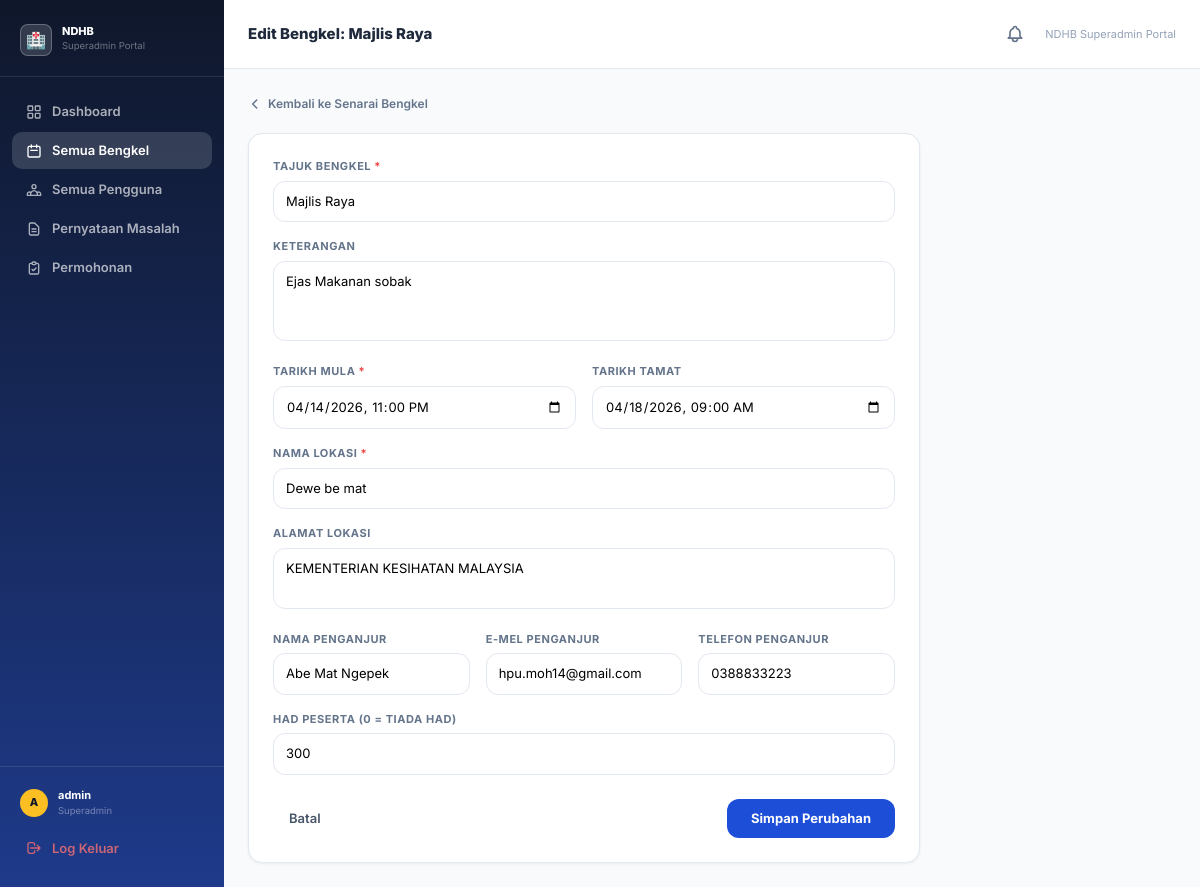
Screenshot of /superadmin/bengkel/4/edit/ (signed in) with the database file from the repository.
### bengkel/models.py (models this page shows, shortened)
class Bengkel(models.Model):
    title             = models.CharField(max_length=255)
    description       = models.TextField(blank=True)
    tarikh            = models.DateTimeField()
    tarikh_tamat      = models.DateTimeField(null=True, blank=True)
    lokasi_nama       = models.CharField(max_length=300)
    lokasi_alamat     = models.TextField(blank=True)
    organizer_nama    = models.CharField(max_length=200)
    organizer_email   = models.EmailField(blank=True)
    organizer_telefon = models.CharField(max_length=30, blank=True)
    video_ucapan_url  = models.URLField(blank=True)   # alu-aluan / welcome speech
    video_arah_url    = models.URLField(blank=True)   # directions to hall
    had_peserta       = models.PositiveIntegerField(default=0)  # 0 = no limit
    reg_token         = models.UUIDField(default=uuid.uuid4, unique=True, editable=False)
    reg_enabled       = models.BooleanField(default=False)
    reg_had           = models.PositiveIntegerField(default=0)  # 0 = no extra cap
    created_by        = models.ForeignKey(
        User, on_delete=models.SET_NULL, null=True, related_name="bengkel_dicipta"
    )
    created_at  = models.DateTimeField(auto_now_add=True)
    updated_at  = models.DateTimeField(auto_now=True)
    class Meta:
        ordering         = ["-tarikh"]
        verbose_name     = "Bengkel"
        verbose_name_plural = "Senarai Bengkel"

### superadmin_portal/views.py (the view, shortened to what this page needs)
# urls.py: path("bengkel/<int:bid>/edit/",          views.edit_bengkel,           name="edit_bengkel"),
@login_required
def edit_bengkel(request, bid):
    if not request.user.is_superuser:
        return redirect("home")
    import datetime as _dt
    from django.utils import timezone as _tz
    b = get_object_or_404(Bengkel, pk=bid)
    return render(request, "superadmin/edit_bengkel.html", {
        "b": b,
        "pending_permohonan": _pending_count(),
    })

### superadmin_portal/views.py (called while the page is built)
def _pending_count():
    return PenganjurRequest.objects.filter(status="pending").count()

### templates/superadmin/edit_bengkel.html (shortened to what this page needs)
{% extends "superadmin/base.html" %}
{% block nav_bengkel %}active{% endblock %}
{% block page_title %}Edit Bengkel: {{ b.title }}{% endblock %}
{% block content %}
<div class="max-w-2xl">
  <a href="{% url 'superadmin:semua_bengkel' %}"
     class="inline-flex items-center gap-1.5 text-[12px] text-slate-500 hover:text-slate-700 mb-5 font-semibold">
    <svg class="w-3.5 h-3.5" fill="none" stroke="currentColor" stroke-width="2.5" viewBox="0 0 24 24"><path stroke-linecap="round" stroke-linejoin="round" d="M15 19l-7-7 7-7"/></svg>
    Kembali ke Senarai Bengkel
  </a>
  <div class="card p-6">
    <form method="post">
      <div class="mb-4">
        <label class="block text-[11px] font-bold uppercase tracking-wider text-slate-500 mb-1.5">Tajuk Bengkel <span class="text-red-500">*</span></label>
        <input type="text" name="title" value="{{ b.title }}" required
               class="w-full px-3 py-2.5 rounded-xl text-[13px] border border-slate-200 focus:outline-none focus:border-blue-400 focus:ring-2 focus:ring-blue-100" />
      </div>
      <div class="mb-4">
        <label class="block text-[11px] font-bold uppercase tracking-wider text-slate-500 mb-1.5">Keterangan</label>
        <textarea name="description" rows="3"
                  class="w-full px-3 py-2.5 rounded-xl text-[13px] border border-slate-200 focus:outline-none focus:border-blue-400 focus:ring-2 focus:ring-blue-100 resize-none">{{ b.description }}</textarea>
      </div>
      <div class="grid grid-cols-2 gap-4 mb-4">
        <div>
          <label class="block text-[11px] font-bold uppercase tracking-wider text-slate-500 mb-1.5">Tarikh Mula <span class="text-red-500">*</span></label>
          <input type="datetime-local" name="tarikh"
                 value="{{ b.tarikh|date:'Y-m-d' }}T{{ b.tarikh|date:'H:i' }}"
                 required
                 class="w-full px-3 py-2.5 rounded-xl text-[13px] border border-slate-200 focus:outline-none focus:border-blue-400 focus:ring-2 focus:ring-blue-100" />
        </div>
        <div>
          <label class="block text-[11px] font-bold uppercase tracking-wider text-slate-500 mb-1.5">Tarikh Tamat</label>
          <input type="datetime-local" name="tarikh_tamat"
                 value="{% if b.tarikh_tamat %}{{ b.tarikh_tamat|date:'Y-m-d' }}T{{ b.tarikh_tamat|date:'H:i' }}{% endif %}"
                 class="w-full px-3 py-2.5 rounded-xl text-[13px] border border-slate-200 focus:outline-none focus:border-blue-400 focus:ring-2 focus:ring-blue-100" />
        </div>
      </div>
      <div class="mb-4">
        <label class="block text-[11px] font-bold uppercase tracking-wider text-slate-500 mb-1.5">Nama Lokasi <span class="text-red-500">*</span></label>
        <input type="text" name="lokasi_nama" value="{{ b.lokasi_nama }}" required
               class="w-full px-3 py-2.5 rounded-xl text-[13px] border border-slate-200 focus:outline-none focus:border-blue-400 focus:ring-2 focus:ring-blue-100" />
      </div>
      <div class="mb-4">
        <label class="block text-[11px] font-bold uppercase tracking-wider text-slate-500 mb-1.5">Alamat Lokasi</label>
        <textarea name="lokasi_alamat" rows="2"
                  class="w-full px-3 py-2.5 rounded-xl text-[13px] border border-slate-200 focus:outline-none focus:border-blue-400 focus:ring-2 focus:ring-blue-100 resize-none">{{ b.lokasi_alamat }}</textarea>
      </div>
      <div class="grid grid-cols-3 gap-4 mb-4">
        <div>
          <label class="block text-[11px] font-bold uppercase tracking-wider text-slate-500 mb-1.5">Nama Penganjur</label>
          <input type="text" name="organizer_nama" value="{{ b.organizer_nama }}"
                 class="w-full px-3 py-2.5 rounded-xl text-[13px] border border-slate-200 focus:outline-none focus:border-blue-400 focus:ring-2 focus:ring-blue-100" />
        </div>
        <div>
          <label class="block text-[11px] font-bold uppercase tracking-wider text-slate-500 mb-1.5">E-mel Penganjur</label>
          <input type="email" name="organizer_email" value="{{ b.organizer_email }}"
                 class="w-full px-3 py-2.5 rounded-xl text-[13px] border border-slate-200 focus:outline-none focus:border-blue-400 focus:ring-2 focus:ring-blue-100" />
        </div>
        <div>
          <label class="block text-[11px] font-bold uppercase tracking-wider text-slate-500 mb-1.5">Telefon Penganjur</label>
          <input type="text" name="organizer_telefon" value="{{ b.organizer_telefon }}"
                 class="w-full px-3 py-2.5 rounded-xl text-[13px] border border-slate-200 focus:outline-none focus:border-blue-400 focus:ring-2 focus:ring-blue-100" />
        </div>
      </div>
      <div class="mb-6">
        <label class="block text-[11px] font-bold uppercase tracking-wider text-slate-500 mb-1.5">Had Peserta (0 = tiada had)</label>
        <input type="number" name="had_peserta" value="{{ b.had_peserta }}" min="0"
               class="w-full px-3 py-2.5 rounded-xl text-[13px] border border-slate-200 focus:outline-none focus:border-blue-400 focus:ring-2 focus:ring-blue-100" />
      </div>
      <div class="flex items-center justify-between">
        <a href="{% url 'superadmin:semua_bengkel' %}"
           class="px-4 py-2.5 rounded-xl text-[13px] font-semibold text-slate-600 hover:bg-slate-100 transition-colors">Batal</a>
        <button type="submit"
          class="px-6 py-2.5 rounded-xl text-[13px] font-bold text-white transition-all hover:opacity-90"
          style="background:#1d4ed8">Simpan Perubahan</button>
      </div>
    </form>
  </div>
</div>
{% endblock %}

### templates/superadmin/base.html (shortened to what this page needs)
<!DOCTYPE html>
<html lang="ms" class="h-full">
<head>
  <script src="https://cdn.tailwindcss.com"></script>
</head>
<body class="h-full bg-slate-50 flex">
  <aside class="w-56 flex-shrink-0 flex flex-col min-h-screen" style="background:linear-gradient(180deg,#0f172a 0%,#1e3a8a 100%)">
    <div class="px-5 pt-6 pb-5 border-b border-white/10">
      <div class="flex items-center gap-2.5">
        <div class="w-8 h-8 rounded-lg bg-white/15 border border-white/25 flex items-center justify-center text-base">🏥</div>
        <div>
          <div class="text-white text-[11px] font-extrabold leading-none">NDHB</div>
          <div class="text-white/40 text-[9.5px] mt-0.5">Superadmin Portal</div>
        </div>
      </div>
    </div>
    <nav class="flex-1 px-3 pt-4 space-y-0.5">
      <a href="{% url 'superadmin:dashboard' %}" class="nav-link {% block nav_dashboard %}{% endblock %}">
        <svg class="w-4 h-4 flex-shrink-0" fill="none" stroke="currentColor" stroke-width="2" viewBox="0 0 24 24"><rect x="3" y="3" width="7" height="7" rx="1"/><rect x="14" y="3" width="7" height="7" rx="1"/><rect x="3" y="14" width="7" height="7" rx="1"/><rect x="14" y="14" width="7" height="7" rx="1"/></svg>
        Dashboard
      </a>
      <a href="{% url 'superadmin:semua_bengkel' %}" class="nav-link {% block nav_bengkel %}{% endblock %}">
        <svg class="w-4 h-4 flex-shrink-0" fill="none" stroke="currentColor" stroke-width="2" viewBox="0 0 24 24"><path stroke-linecap="round" stroke-linejoin="round" d="M8 7V3m8 4V3m-9 8h10M5 21h14a2 2 0 002-2V7a2 2 0 00-2-2H5a2 2 0 00-2 2v12a2 2 0 002 2z"/></svg>
        Semua Bengkel
      </a>
      <a href="{% url 'superadmin:semua_pengguna' %}" class="nav-link {% block nav_pengguna %}{% endblock %}">
        Semua Pengguna
      </a>
      <a href="{% url 'superadmin:semua_pernyataan' %}" class="nav-link {% block nav_pernyataan %}{% endblock %}">
        <svg class="w-4 h-4 flex-shrink-0" fill="none" stroke="currentColor" stroke-width="2" viewBox="0 0 24 24"><path stroke-linecap="round" stroke-linejoin="round" d="M9 12h6m-6 4h6m2 5H7a2 2 0 01-2-2V5a2 2 0 012-2h5.586a1 1 0 01.707.293l5.414 5.414a1 1 0 01.293.707V19a2 2 0 01-2 2z"/></svg>
        Pernyataan Masalah
      </a>
      <a href="{% url 'superadmin:permohonan_penganjur' %}" class="nav-link {% block nav_permohonan %}{% endblock %}">
        <svg class="w-4 h-4 flex-shrink-0" fill="none" stroke="currentColor" stroke-width="2" viewBox="0 0 24 24"><path stroke-linecap="round" stroke-linejoin="round" d="M9 5H7a2 2 0 00-2 2v12a2 2 0 002 2h10a2 2 0 002-2V7a2 2 0 00-2-2h-2M9 5a2 2 0 002 2h2a2 2 0 002-2M9 5a2 2 0 012-2h2a2 2 0 012 2m-6 9l2 2 4-4"/></svg>
        <span class="flex-1">Permohonan</span>
      </a>
    </nav>
    <div class="px-3 pb-5 pt-3 border-t border-white/10">
      <div class="flex items-center gap-2.5 px-2 py-2">
        <div class="w-7 h-7 rounded-full bg-amber-400 flex items-center justify-center text-[11px] font-extrabold text-slate-900 uppercase">{{ request.user.username|first }}</div>
        <div class="flex-1 min-w-0">
          <div class="text-white text-[11px] font-bold truncate">{{ request.user.username }}</div>
          <div class="text-white/40 text-[9.5px]">Superadmin</div>
        </div>
      </div>
      <a href="{% url 'logout' %}" class="nav-link mt-1" style="color:rgba(248,113,113,.8)">
        <svg class="w-4 h-4 flex-shrink-0" fill="none" stroke="currentColor" stroke-width="2" viewBox="0 0 24 24"><path stroke-linecap="round" stroke-linejoin="round" d="M17 16l4-4m0 0l-4-4m4 4H7m6 4v1a3 3 0 01-3 3H6a3 3 0 01-3-3V7a3 3 0 013-3h4a3 3 0 013 3v1"/></svg>
        Log Keluar
      </a>
    </div>
  </aside>
  <div class="flex-1 flex flex-col min-h-screen overflow-hidden">
    <header class="bg-white border-b border-slate-200 px-6 py-4 flex items-center justify-between flex-shrink-0">
      <h1 class="text-[15px] font-extrabold text-slate-800">{% block page_title %}Dashboard{% endblock %}</h1>
      <div class="flex items-center gap-3">
        <a href="{% url 'superadmin:permohonan_penganjur' %}" class="relative p-2 rounded-xl hover:bg-slate-100 transition-colors" title="Permohonan Penganjur">
        </a>
        <span class="text-[11px] text-slate-400">NDHB Superadmin Portal</span>
      </div>
    </header>
    <main class="flex-1 overflow-y-auto px-6 py-6">
      {% block content %}{% endblock %}
    </main>
  </div>
</body>
</html>

### templates/superadmin/base.html (style rules this page uses)
* { -webkit-font-smoothing:antialiased; }
body { font-family:"Inter",system-ui,sans-serif; }
.card { background:#fff;border-radius:.875rem;border:1px solid #e2e8f0;box-shadow:0 1px 3px rgba(0,0,0,.06); }
.nav-link { display:flex;align-items:center;gap:.625rem;padding:.55rem .875rem;border-radius:.625rem;font-size:.8125rem;font-weight:600;color:rgba(255,255,255,.65);transition:background .15s,color .15s; }
.nav-link.active { background:rgba(255,255,255,.15);color:#fff; }

### rows the page displays
Bengkel: title "Majlis Raya", description "Ejas Makanan sobak", tarikh "04/14/2026 23:00", tarikh_tamat "04/18/2026 09:00", lokasi_nama "Dewe be mat", lokasi_alamat "KEMENTERIAN KESIHATAN MALAYSIA", organizer_nama "Abe Mat Ngepek", organizer_email "hpu.moh14@gmail.com", organizer_telefon "0388833223", had_peserta "300"

### other values shown
{{ request.user.username|first }} "A"
{{ request.user.username }} "admin"
